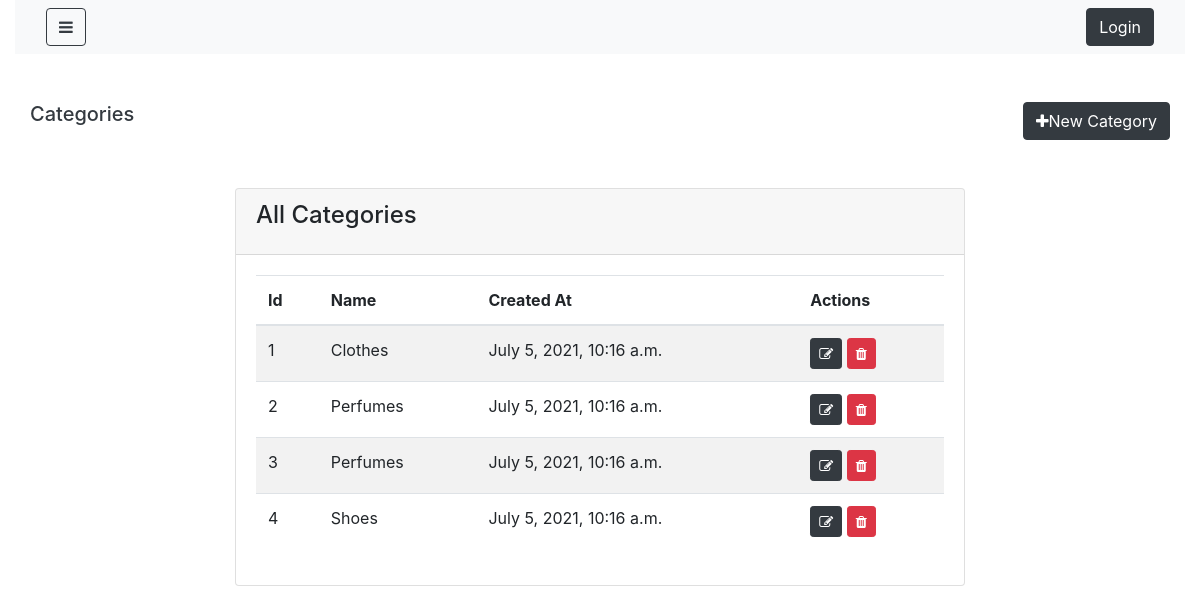
/categories, run on an earlier commit of the app's database.
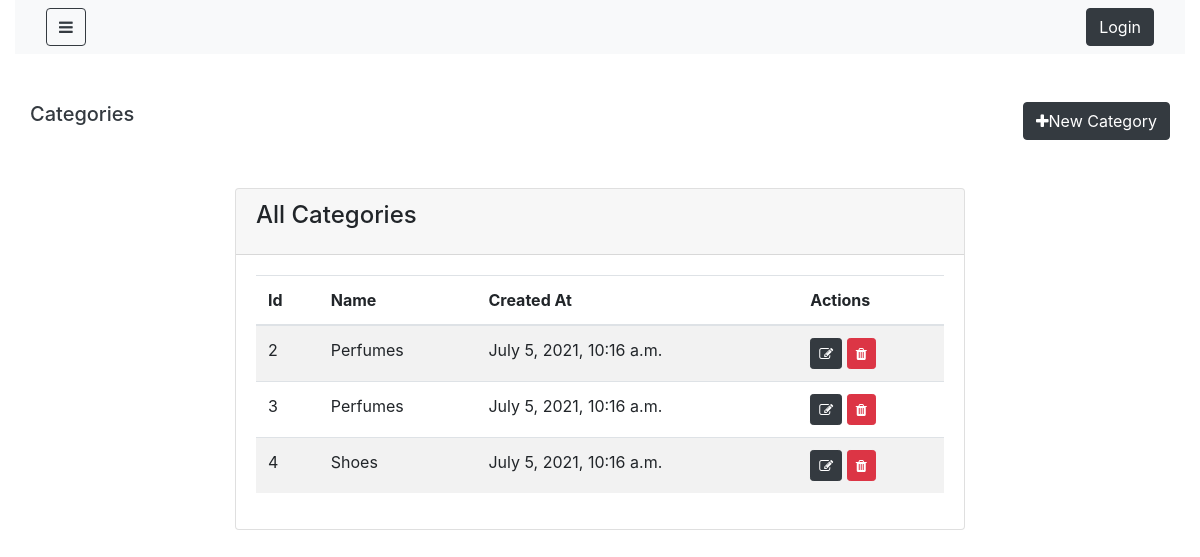
And on a later commit of the database.
### shop/models.py (models this page shows, shortened)
class Category(models.Model):
    name= models.CharField(blank=False, null=False,max_length=50)
    parent_id=models.ForeignKey('Category', null=True, blank=True,on_delete=models.CASCADE)
    created_at=models.DateTimeField(auto_now_add=True)
    updated_at=models.DateTimeField(auto_now=True)

### shop/views.py (the view)
# urls.py: path('categories',CategoryList.as_view(), name='categories'),
class CategoryList(ListView):
    login_required=True
    model=Category
    fields='--all--'
    template_name= 'shop/admin/category_list.html'

### shop/templates/shop/admin/category_list.html (shortened to what this page needs)
{% extends 'shop/admin/layouts/admin_master.html' %}
{% block content %}
<div class="container">
    <div class="row my-5">
        <h5 class="text-dark">Categories</h5>
        <button class="btn btn-dark ml-auto" data-toggle="modal" data-target="#categoryModal">
            <i class="fa fa-plus" aria-hidden="true"></i>New Category
        </button>
    </div>
    <div class="row justify-content-center my-5">
        <div class="col-lg-8">
            <div class="card">
                <div class="card-header">
                    <h4 class="card-title">All Categories</h4>
                </div>
                <div class="card-body">
                    <table class="table table-striped table-hover">
                        <thead>
                            <tr>
                                <th>Id</th>
                                <th>Name</th>
                                <th>Created At</th>
                                <th>Actions</th>
                            </tr>
                        </thead>
                        <tbody>
                            {% for object in object_list %}
                                <tr id="category_id_{{object.id}}">
                                    <td>{{object.id}}</td>
                                    <td>{{object.name}}</td>
                                    <td>{{object.created_at}}</td>
                                    <td>
                                        <a href="{% url 'category_update' object.id %}" class="btn btn-dark btn-sm">
                                            <i class="fa fa-edit"></i>
                                        </a>
                                        <button onclick="deleteCategory(
                                            '{{object.id}}'
                                        )" class="btn btn-danger btn-sm">
                                            <i class="fa fa-trash"></i>
                                    </td>
                                </tr>
                            {% endfor %}
                        </tbody>
                    </table>
                </div>
            </div>
        </div>
    </div>
</div>
{% endblock %}

What changed in the data, as far as the page shows it:
removed Category: id "1", name "Clothes", created_at "July 5, 2021, 10:16 a.m."
